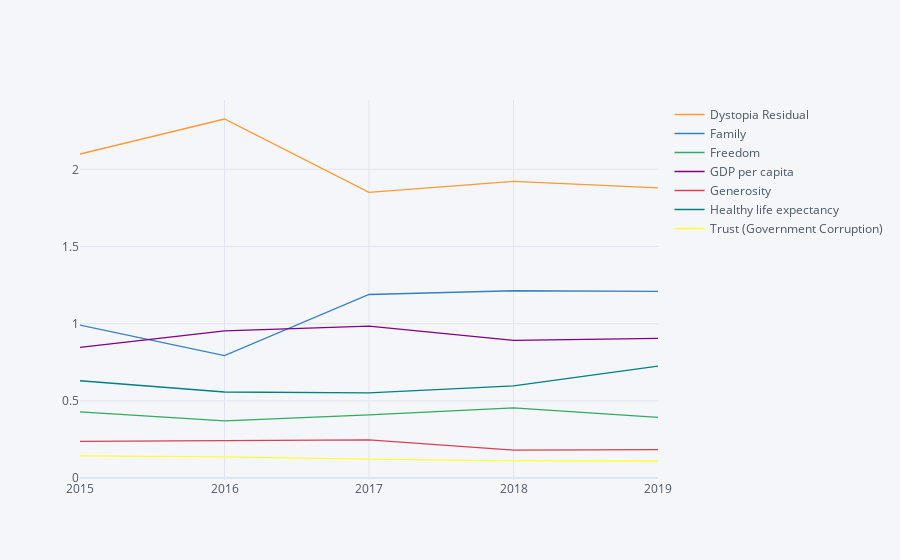

Write notebook code for a chart like this one.
### Code cell
#This plot will show the agerage of all features wrt Year
df7.drop(["Happiness Rank","Happiness Score"],axis=1).iplot()

### Figure 1 — Plotly figure (JSON) as saved in the notebook; plotly's stock layout.template omitted (floating-point values rounded to 4 significant figures)
{"data": [{"line": {"color": "rgba(255, 153, 51, 1.0)", "dash": "solid", "shape": "linear", "width": 1.3}, "mode": "lines", "name": "Dystopia Residual", "text": "", "type": "scatter", "x": ["2015", "2016", "2017", "2018", "2019"], "y": [2.099, 2.326, 1.85, 1.922, 1.88]}, {"line": {"color": "rgba(55, 128, 191, 1.0)", "dash": "solid", "shape": "linear", "width": 1.3}, "mode": "lines", "name": "Family", "text": "", "type": "scatter", "x": ["2015", "2016", "2017", "2018", "2019"], "y": [0.991, 0.7936, 1.189, 1.213, 1.209]}, {"line": {"color": "rgba(50, 171, 96, 1.0)", "dash": "solid", "shape": "linear", "width": 1.3}, "mode": "lines", "name": "Freedom", "text": "", "type": "scatter", "x": ["2015", "2016", "2017", "2018", "2019"], "y": [0.4286, 0.371, 0.4088, 0.4545, 0.3926]}, {"line": {"color": "rgba(128, 0, 128, 1.0)", "dash": "solid", "shape": "linear", "width": 1.3}, "mode": "lines", "name": "GDP per capita", "text": "", "type": "scatter", "x": ["2015", "2016", "2017", "2018", "2019"], "y": [0.8461, 0.9539, 0.9847, 0.8914, 0.9051]}, {"line": {"color": "rgba(219, 64, 82, 1.0)", "dash": "solid", "shape": "linear", "width": 1.3}, "mode": "lines", "name": "Generosity", "text": "", "type": "scatter", "x": ["2015", "2016", "2017", "2018", "2019"], "y": [0.2373, 0.2426, 0.2469, 0.181, 0.1848]}, {"line": {"color": "rgba(0, 128, 128, 1.0)", "dash": "solid", "shape": "linear", "width": 1.3}, "mode": "lines", "name": "Healthy life expectancy", "text": "", "type": "scatter", "x": ["2015", "2016", "2017", "2018", "2019"], "y": [0.6303, 0.5576, 0.5513, 0.5973, 0.7252]}, {"line": {"color": "rgba(255, 255, 51, 1.0)", "dash": "solid", "shape": "linear", "width": 1.3}, "mode": "lines", "name": "Trust (Government Corruption)", "text": "", "type": "scatter", "x": ["2015", "2016", "2017", "2018", "2019"], "y": [0.1434, 0.1376, 0.1231, 0.112, 0.1106]}], "layout": {"legend": {"bgcolor": "#F5F6F9", "font": {"color": "#4D5663"}}, "paper_bgcolor": "#F5F6F9", "plot_bgcolor": "#F5F6F9", "title": {"font": {"color": "#4D5663"}}, "xaxis": {"gridcolor": "#E1E5ED", "showgrid": true, "tickfont": {"color": "#4D5663"}, "title": {"font": {"color": "#4D5663"}, "text": ""}, "zerolinecolor": "#E1E5ED"}, "yaxis": {"gridcolor": "#E1E5ED", "showgrid": true, "tickfont": {"color": "#4D5663"}, "title": {"font": {"color": "#4D5663"}, "text": ""}, "zerolinecolor": "#E1E5ED"}}}
